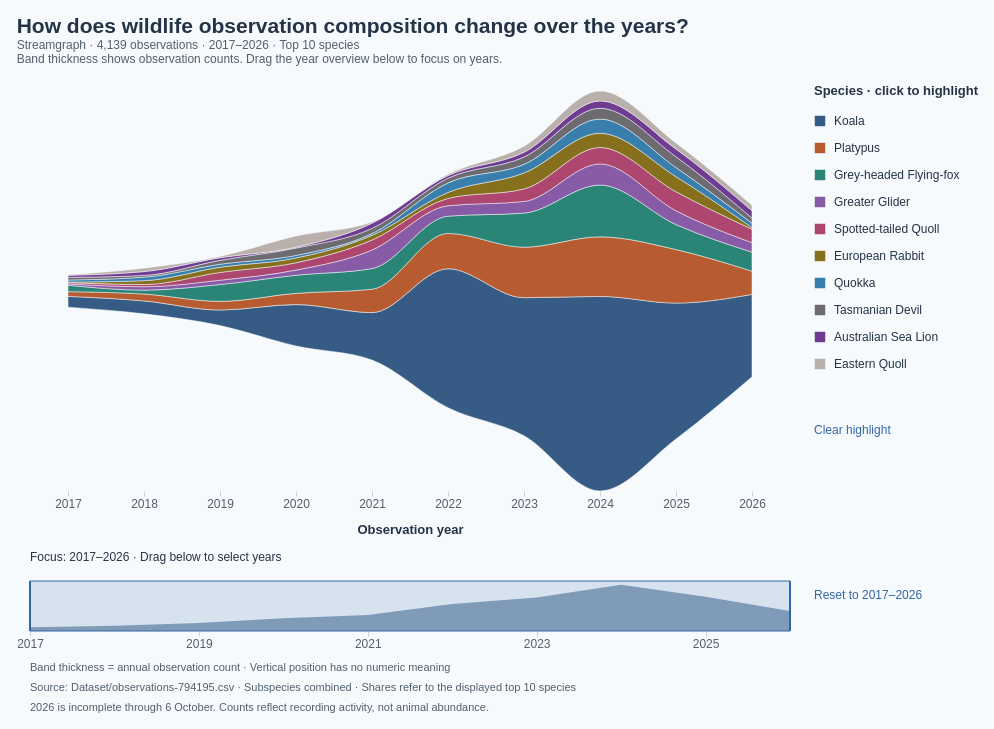

Here is the Vega-Lite specification saved for this chart:
### Vega specification from a JSON file in a GitHub repository (floating-point values rounded to 4 significant figures)
{"$schema": "https://vega.github.io/schema/vega/v5.json", "description": "Streamgraph of wildlife observation composition in 2017–2026, using the same top ten species and 4,139 source records as StackedArea.vg.json. Source: Dataset/observations-794195.csv. Species selected by full-source observation count; subspecies combined by the first two scientific-name components. Includes records without coordinates. Zero-count species-years retained. Annual counts use observation dates. A centered stack gives a streamgraph: band thickness represents observation count; vertical band position has no numeric meaning. Monotone interpolation smoothly connects the recorded annual values; curves between years are visual interpolation, not additional observations. Tooltip shares use the total of the displayed ten species in the given year. Hover or click bands or legend to highlight; click again, Clear highlight, or Escape clears selection. 2026 is incomplete through 6 October. Counts reflect recording activity, not animal abundance. Drag the annual-total overview below the chart to select an inclusive observation-year range; use Reset to restore 2017–2026. Legend totals cover the full period. Species colours match the ten-species palette in BumpChart.vg.json; species selection and observation counts are unchanged.", "width": 760, "height": 400, "padding": 16, "background": "#f7fafc", "title": {"text": "How does wildlife observation composition change over the years?", "subtitle": ["Streamgraph · 4,139 observations · 2017–2026 · Top 10 species", "Band thickness shows observation counts. Drag the year overview below to focus on years."], "anchor": "start", "font": "Arial", "fontSize": 21, "color": "#243447", "subtitleFont": "Arial", "subtitleFontSize": 12, "subtitleColor": "#52606d", "offset": 20}, "signals": [{"name": "minYear", "value": 2017}, {"name": "maxYear", "value": 2026}, {"name": "yearRange", "value": [2017, 2026], "on": [{"events": "@brushTarget:mousedown", "update": "[round(clamp(invert('overviewX', x()), minYear, maxYear)), round(clamp(invert('overviewX', x()), minYear, maxYear))]"}, {"events": "[@brushTarget:mousedown, window:mouseup] > window:mousemove!", "update": "[min(brushAnchor, round(clamp(invert('overviewX', x()), minYear, maxYear))), max(brushAnchor, round(clamp(invert('overviewX', x()), minYear, maxYear)))]"}, {"events": "@resetYears:click", "update": "[minYear, maxYear]"}]}, {"name": "brushAnchor", "value": 2017, "on": [{"events": "@brushTarget:mousedown", "update": "round(clamp(invert('overviewX', x()), minYear, maxYear))"}]}, {"name": "hoveredSpecies", "value": null, "on": [{"events": "@speciesAreas:mouseover, @yearPoints:mouseover, @legendSymbols:mouseover, @legendLabels:mouseover", "update": "datum.species"}, {"events": "@speciesAreas:mouseout, @yearPoints:mouseout, @legendSymbols:mouseout, @legendLabels:mouseout", "update": "null"}]}, {"name": "selectedSpecies", "value": null, "on": [{"events": "@speciesAreas:click, @yearPoints:click, @legendSymbols:click, @legendLabels:click", "update": "selectedSpecies == datum.species ? null : datum.species"}, {"events": "@clearHighlight:click", "update": "null"}, {"events": "window:keydown[event.key === 'Escape']", "update": "null"}]}, {"name": "activeSpecies", "update": "hoveredSpecies != null ? hoveredSpecies : selectedSpecies"}], "data": [{"name": "annualCounts", "values": [{"year": 2017, "species": "Koala", "count": 25, "order": 0}, {"year": 2017, "species": "Platypus", "count": 11, "order": 1}, {"year": 2017, "species": "Grey-headed Flying-fox", "count": 15, "order": 2}, {"year": 2017, "species": "Greater Glider", "count": 3, "order": 3}, {"year": 2017, "species": "Spotted-tailed Quoll", "count": 3, "order": 4}, {"year": 2017, "species": "European Rabbit", "count": 1, "order": 5}, {"year": 2017, "species": "Quokka", "count": 5, "order": 6}, {"year": 2017, "species": "Tasmanian Devil", "count": 6, "order": 7}, {"year": 2017, "species": "Australian Sea Lion", "count": 5, "order": 8}, {"year": 2017, "species": "Eastern Quoll", "count": 1, "order": 9}, {"year": 2018, "species": "Koala", "count": 30, "order": 0}, {"year": 2018, "species": "Platypus", "count": 16, "order": 1}, {"year": 2018, "species": "Grey-headed Flying-fox", "count": 9, "order": 2}, {"year": 2018, "species": "Greater Glider", "count": 8, "order": 3}, {"year": 2018, "species": "Spotted-tailed Quoll", "count": 5, "order": 4}, {"year": 2018, "species": "European Rabbit", "count": 9, "order": 5}, {"year": 2018, "species": "Quokka", "count": 8, "order": 6}, {"year": 2018, "species": "Tasmanian Devil", "count": 4, "order": 7}, {"year": 2018, "species": "Australian Sea Lion", "count": 9, "order": 8}, {"year": 2018, "species": "Eastern Quoll", "count": 8, "order": 9}, {"year": 2019, "species": "Koala", "count": 36, "order": 0}, {"year": 2019, "species": "Platypus", "count": 20, "order": 1}, {"year": 2019, "species": "Grey-headed Flying-fox", "count": 39, "order": 2}, {"year": 2019, "species": "Greater Glider", "count": 10, "order": 3}, {"year": 2019, "species": "Spotted-tailed Quoll", "count": 18, "order": 4}, {"year": 2019, "species": "European Rabbit", "count": 12, "order": 5}, {"year": 2019, "species": "Quokka", "count": 7, "order": 6}, {"year": 2019, "species": "Tasmanian Devil", "count": 9, "order": 7}, {"year": 2019, "species": "Australian Sea Lion", "count": 6, "order": 8}, {"year": 2019, "species": "Eastern Quoll", "count": 3, "order": 9}, {"year": 2020, "species": "Koala", "count": 96, "order": 0}, {"year": 2020, "species": "Platypus", "count": 26, "order": 1}, {"year": 2020, "species": "Grey-headed Flying-fox", "count": 42, "order": 2}, {"year": 2020, "species": "Greater Glider", "count": 12, "order": 3}, {"year": 2020, "species": "Spotted-tailed Quoll", "count": 17, "order": 4}, {"year": 2020, "species": "European Rabbit", "count": 11, "order": 5}, {"year": 2020, "species": "Quokka", "count": 6, "order": 6}, {"year": 2020, "species": "Tasmanian Devil", "count": 17, "order": 7}, {"year": 2020, "species": "Australian Sea Lion", "count": 2, "order": 8}, {"year": 2020, "species": "Eastern Quoll", "count": 26, "order": 9}, {"year": 2021, "species": "Koala", "count": 110, "order": 0}, {"year": 2021, "species": "Platypus", "count": 54, "order": 1}, {"year": 2021, "species": "Grey-headed Flying-fox", "count": 48, "order": 2}, {"year": 2021, "species": "Greater Glider", "count": 43, "order": 3}, {"year": 2021, "species": "Spotted-tailed Quoll", "count": 23, "order": 4}, {"year": 2021, "species": "European Rabbit", "count": 11, "order": 5}, {"year": 2021, "species": "Quokka", "count": 4, "order": 6}, {"year": 2021, "species": "Tasmanian Devil", "count": 12, "order": 7}, {"year": 2021, "species": "Australian Sea Lion", "count": 12, "order": 8}, {"year": 2021, "species": "Eastern Quoll", "count": 3, "order": 9}, {"year": 2022, "species": "Koala", "count": 322, "order": 0}, {"year": 2022, "species": "Platypus", "count": 82, "order": 1}, {"year": 2022, "species": "Grey-headed Flying-fox", "count": 40, "order": 2}, {"year": 2022, "species": "Greater Glider", "count": 24, "order": 3}, {"year": 2022, "species": "Spotted-tailed Quoll", "count": 17, "order": 4}, {"year": 2022, "species": "European Rabbit", "count": 14, "order": 5}, {"year": 2022, "species": "Quokka", "count": 22, "order": 6}, {"year": 2022, "species": "Tasmanian Devil", "count": 11, "order": 7}, {"year": 2022, "species": "Australian Sea Lion", "count": 6, "order": 8}, {"year": 2022, "species": "Eastern Quoll", "count": 3, "order": 9}, {"year": 2023, "species": "Koala", "count": 320, "order": 0}, {"year": 2023, "species": "Platypus", "count": 117, "order": 1}, {"year": 2023, "species": "Grey-headed Flying-fox", "count": 79, "order": 2}, {"year": 2023, "species": "Greater Glider", "count": 27, "order": 3}, {"year": 2023, "species": "Spotted-tailed Quoll", "count": 29, "order": 4}, {"year": 2023, "species": "European Rabbit", "count": 37, "order": 5}, {"year": 2023, "species": "Quokka", "count": 20, "order": 6}, {"year": 2023, "species": "Tasmanian Devil", "count": 17, "order": 7}, {"year": 2023, "species": "Australian Sea Lion", "count": 11, "order": 8}, {"year": 2023, "species": "Eastern Quoll", "count": 14, "order": 9}, {"year": 2024, "species": "Koala", "count": 451, "order": 0}, {"year": 2024, "species": "Platypus", "count": 138, "order": 1}, {"year": 2024, "species": "Grey-headed Flying-fox", "count": 120, "order": 2}, {"year": 2024, "species": "Greater Glider", "count": 49, "order": 3}, {"year": 2024, "species": "Spotted-tailed Quoll", "count": 38, "order": 4}, {"year": 2024, "species": "European Rabbit", "count": 33, "order": 5}, {"year": 2024, "species": "Quokka", "count": 33, "order": 6}, {"year": 2024, "species": "Tasmanian Devil", "count": 25, "order": 7}, {"year": 2024, "species": "Australian Sea Lion", "count": 17, "order": 8}, {"year": 2024, "species": "Eastern Quoll", "count": 23, "order": 9}, {"year": 2025, "species": "Koala", "count": 315, "order": 0}, {"year": 2025, "species": "Platypus", "count": 124, "order": 1}, {"year": 2025, "species": "Grey-headed Flying-fox", "count": 58, "order": 2}, {"year": 2025, "species": "Greater Glider", "count": 32, "order": 3}, {"year": 2025, "species": "Spotted-tailed Quoll", "count": 44, "order": 4}, {"year": 2025, "species": "European Rabbit", "count": 35, "order": 5}, {"year": 2025, "species": "Quokka", "count": 21, "order": 6}, {"year": 2025, "species": "Tasmanian Devil", "count": 25, "order": 7}, {"year": 2025, "species": "Australian Sea Lion", "count": 18, "order": 8}, {"year": 2025, "species": "Eastern Quoll", "count": 14, "order": 9}, {"year": 2026, "species": "Koala", "count": 191, "order": 0}, {"year": 2026, "species": "Platypus", "count": 54, "order": 1}, {"year": 2026, "species": "Grey-headed Flying-fox", "count": 44, "order": 2}, {"year": 2026, "species": "Greater Glider", "count": 22, "order": 3}, {"year": 2026, "species": "Spotted-tailed Quoll", "count": 31, "order": 4}, {"year": 2026, "species": "European Rabbit", "count": 4, "order": 5}, {"year": 2026, "species": "Quokka", "count": 10, "order": 6}, {"year": 2026, "species": "Tasmanian Devil", "count": 12, "order": 7}, {"year": 2026, "species": "Australian Sea Lion", "count": 17, "order": 8}, {"year": 2026, "species": "Eastern Quoll", "count": 13, "order": 9}]}, {"name": "legendEntries", "values": [{"species": "Koala", "order": 0, "total": 1896}, {"species": "Platypus", "order": 1, "total": 642}, {"species": "Grey-headed Flying-fox", "order": 2, "total": 494}, {"species": "Greater Glider", "order": 3, "total": 230}, {"species": "Spotted-tailed Quoll", "order": 4, "total": 225}, {"species": "European Rabbit", "order": 5, "total": 167}, {"species": "Quokka", "order": 6, "total": 136}, {"species": "Tasmanian Devil", "order": 7, "total": 138}, {"species": "Australian Sea Lion", "order": 8, "total": 103}, {"species": "Eastern Quoll", "order": 9, "total": 108}]}, {"name": "focusedCounts", "source": "annualCounts", "transform": [{"type": "filter", "expr": "datum.year >= yearRange[0] && datum.year <= yearRange[1]"}, {"type": "joinaggregate", "groupby": ["year"], "fields": ["count"], "ops": ["sum"], "as": ["yearTotal"]}, {"type": "stack", "groupby": ["year"], "field": "count", "sort": {"field": "order", "order": "ascending"}, "as": ["y0", "y1"], "offset": "center"}]}, {"name": "yearTotals", "source": "annualCounts", "transform": [{"type": "aggregate", "groupby": ["year"], "fields": ["count"], "ops": ["sum"], "as": ["total"]}]}], "scales": [{"name": "x", "type": "linear", "domain": {"signal": "[yearRange[0] - 0.5, yearRange[1] + 0.5]"}, "range": "width", "zero": false, "nice": false}, {"name": "y", "type": "linear", "domain": {"data": "focusedCounts", "fields": ["y0", "y1"]}, "range": "height", "zero": true, "nice": false}, {"name": "color", "type": "ordinal", "domain": ["Koala", "Platypus", "Grey-headed Flying-fox", "Greater Glider", "Spotted-tailed Quoll", "European Rabbit", "Quokka", "Tasmanian Devil", "Eastern Barred Bandicoot", "Numbat", "Australian Sea Lion", "Eastern Quoll"], "range": ["#365B85", "#B65C30", "#2A8576", "#885BA6", "#AD4770", "#86701D", "#397FAD", "#6D6B70", "#C17A24", "#5146A0", "#6f3c91", "#bab0ab"]}, {"name": "overviewX", "type": "linear", "domain": [2017, 2026], "range": "width", "zero": false}, {"name": "overviewY", "type": "linear", "domain": {"data": "yearTotals", "field": "total"}, "range": [{"signal": "height + 140"}, {"signal": "height + 90"}], "zero": true, "nice": true}], "axes": [{"scale": "x", "orient": "bottom", "title": "Observation year", "format": "d", "labelOverlap": true, "domain": false, "tickColor": "#c9d4df", "labelColor": "#52606d", "titleColor": "#243447", "titlePadding": 14, "tickCount": {"signal": "min(10, yearRange[1] - yearRange[0] + 1)"}, "tickMinStep": 1}, {"scale": "overviewX", "orient": "bottom", "offset": 140, "format": "d", "tickCount": 8, "labelOverlap": true, "title": null, "values": [2017, 2018, 2019, 2020, 2021, 2022, 2023, 2024, 2025, 2026], "domain": false, "tickColor": "#c9d4df", "labelColor": "#52606d"}], "marks": [{"name": "series", "type": "group", "from": {"facet": {"name": "seriesData", "data": "focusedCounts", "groupby": "species"}}, "marks": [{"name": "speciesAreas", "type": "area", "encode": {"update": {"x": {"scale": "x", "field": "year"}, "y": {"scale": "y", "field": "y1"}, "y2": {"scale": "y", "field": "y0"}, "fill": {"scale": "color", "field": "species"}, "fillOpacity": {"signal": "activeSpecies == null || activeSpecies == datum.species ? 1 : 0.16"}, "stroke": {"value": "#f7fafc"}, "strokeWidth": {"value": 0.5}, "cursor": {"value": "pointer"}, "tooltip": {"signal": "{'Species': datum.species, 'Year': datum.year, 'Observations': datum.count, 'Top 10 species in year': datum.yearTotal, 'Share of top 10 in year': datum.yearTotal ? format(datum.count / datum.yearTotal, '.1%') : 'No observations'}"}, "interpolate": {"value": "monotone"}, "description": {"signal": "datum.species + ', ' + datum.year + ': ' + datum.count + ' observations, ' + format(datum.count / datum.yearTotal, '.1%') + ' of the top ten species'"}}}, "from": {"data": "seriesData"}, "sort": {"field": "datum.year"}}]}, {"name": "yearPoints", "type": "symbol", "encode": {"update": {"x": {"scale": "x", "field": "year"}, "y": {"signal": "scale('y', (datum.y0 + datum.y1) / 2)"}, "size": {"value": 65}, "fill": {"scale": "color", "field": "species"}, "opacity": {"signal": "yearRange[0] == yearRange[1] ? (activeSpecies == null || activeSpecies == datum.species ? 1 : 0.16) : 0"}, "stroke": {"value": "#f7fafc"}, "strokeWidth": {"value": 1.5}, "cursor": {"value": "pointer"}, "tooltip": {"signal": "{'Species': datum.species, 'Year': datum.year, 'Observations': datum.count, 'Top 10 species in year': datum.yearTotal, 'Share of top 10 in year': datum.yearTotal ? format(datum.count / datum.yearTotal, '.1%') : 'No observations'}"}}}, "from": {"data": "focusedCounts"}}, {"name": "legendTitle", "type": "text", "encode": {"update": {"x": {"signal": "width + 24"}, "y": {"value": 4}, "text": {"value": "Species · click to highlight"}, "fontWeight": {"value": "bold"}, "fill": {"value": "#243447"}, "fontSize": {"value": 13}}}, "interactive": false}, {"name": "legendSymbols", "type": "symbol", "encode": {"update": {"x": {"signal": "width + 30"}, "y": {"signal": "30 + datum.order * 27"}, "shape": {"value": "square"}, "size": {"value": 110}, "fill": {"scale": "color", "field": "species"}, "opacity": {"signal": "activeSpecies == null || activeSpecies == datum.species ? 1 : 0.16"}, "stroke": {"signal": "selectedSpecies == datum.species ? '#243447' : 'transparent'"}, "strokeWidth": {"value": 2}, "cursor": {"value": "pointer"}, "tooltip": {"signal": "{'Species': datum.species, 'Observations (2017–2026)': datum.total}"}}}, "from": {"data": "legendEntries"}}, {"name": "legendLabels", "type": "text", "encode": {"update": {"x": {"signal": "width + 44"}, "y": {"signal": "30 + datum.order * 27"}, "baseline": {"value": "middle"}, "text": {"field": "species"}, "fontSize": {"value": 12}, "fill": {"value": "#243447"}, "opacity": {"signal": "activeSpecies == null || activeSpecies == datum.species ? 1 : 0.16"}, "fontWeight": {"signal": "selectedSpecies == datum.species ? 'bold' : 'normal'"}, "cursor": {"value": "pointer"}}}, "from": {"data": "legendEntries"}}, {"name": "clearHighlight", "type": "text", "encode": {"update": {"x": {"signal": "width + 24"}, "y": {"value": 343}, "text": {"value": "Clear highlight"}, "fill": {"value": "#3366a6"}, "fontSize": {"value": 12}, "cursor": {"value": "pointer"}}}}, {"name": "scopeNote", "type": "text", "encode": {"update": {"x": {"value": 0}, "y": {"signal": "height + 220"}, "text": {"value": "2026 is incomplete through 6 October. Counts reflect recording activity, not animal abundance."}, "fontSize": {"value": 11}, "fill": {"value": "#52606d"}}}, "interactive": false}, {"type": "text", "interactive": false, "encode": {"update": {"x": {"value": 0}, "y": {"signal": "height + 180"}, "text": {"value": "Band thickness = annual observation count · Vertical position has no numeric meaning"}, "fontSize": {"value": 11}, "fill": {"value": "#52606d"}}}}, {"type": "text", "interactive": false, "encode": {"update": {"x": {"value": 0}, "y": {"signal": "height + 200"}, "text": {"value": "Source: Dataset/observations-794195.csv · Subspecies combined · Shares refer to the displayed top 10 species"}, "fontSize": {"value": 11}, "fill": {"value": "#52606d"}}}}, {"name": "focusLabel", "type": "text", "encode": {"update": {"x": {"value": 0}, "y": {"signal": "height + 70"}, "text": {"signal": "'Focus: ' + yearRange[0] + '–' + yearRange[1] + ' · Drag below to select years'"}, "fontSize": {"value": 12}, "fill": {"value": "#243447"}}}, "interactive": false}, {"name": "overview", "type": "area", "encode": {"update": {"x": {"scale": "overviewX", "field": "year"}, "y": {"scale": "overviewY", "field": "total"}, "y2": {"signal": "height + 140"}, "fill": {"value": "#8fa6bb"}}}, "interactive": false, "sort": {"field": "datum.year"}, "from": {"data": "yearTotals"}}, {"name": "brushSelection", "type": "rect", "encode": {"update": {"x": {"signal": "scale('overviewX', yearRange[0])"}, "x2": {"signal": "scale('overviewX', yearRange[1])"}, "y": {"signal": "height + 90"}, "y2": {"signal": "height + 140"}, "fill": {"value": "#3366a6"}, "fillOpacity": {"value": 0.16}, "stroke": {"value": "#3366a6"}}}, "interactive": false}, {"name": "brushEdge0", "type": "rule", "encode": {"update": {"x": {"signal": "scale('overviewX', yearRange[0])"}, "y": {"signal": "height + 90"}, "y2": {"signal": "height + 140"}, "stroke": {"value": "#3366a6"}, "strokeWidth": {"value": 2}}}, "interactive": false}, {"name": "brushEdge1", "type": "rule", "encode": {"update": {"x": {"signal": "scale('overviewX', yearRange[1])"}, "y": {"signal": "height + 90"}, "y2": {"signal": "height + 140"}, "stroke": {"value": "#3366a6"}, "strokeWidth": {"value": 2}}}, "interactive": false}, {"name": "brushTarget", "type": "rect", "encode": {"update": {"x": {"value": 0}, "width": {"signal": "width"}, "y": {"signal": "height + 90"}, "height": {"value": 50}, "fill": {"value": "transparent"}, "cursor": {"value": "crosshair"}}}}, {"name": "resetYears", "type": "text", "encode": {"update": {"x": {"signal": "width + 24"}, "y": {"signal": "height + 108"}, "text": {"value": "Reset to 2017–2026"}, "fill": {"value": "#3366a6"}, "fontSize": {"value": 12}, "cursor": {"value": "pointer"}}}}], "config": {"text": {"font": "Arial"}, "axis": {"labelFont": "Arial", "titleFont": "Arial", "labelFontSize": 12, "titleFontSize": 13, "labelColor": "#52606d", "titleColor": "#243447", "titlePadding": 12, "domainColor": "#bac7d3", "tickColor": "#bac7d3"}}}
